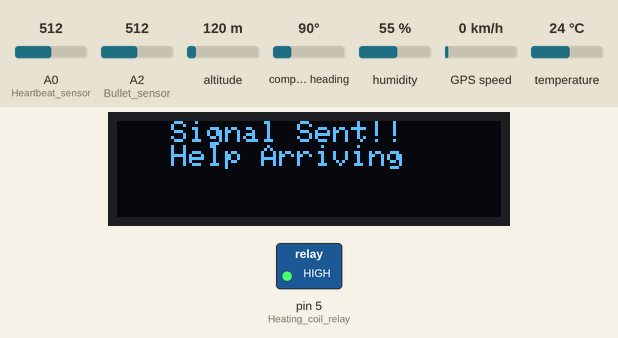
This sketch was run on a simulated Arduino Uno, built with avr-gcc and run on an emulated ATmega328P. On the bench: 128×32 one-colour display, switched loads named in the sketch (green lamp = pin HIGH). The test bench sets the inputs (shaded band); at power-on: temperature 24 °C, A0 (Heartbeat_sensor) = 512, A2 (Bullet_sensor) = 512, altitude 120 m, compass heading 90°, humidity 55 %, GPS speed 0 km/h. The GPS gets a fix after 3 s at 37.7749, -122.4194 with 8 satellites; no radio packets arrive unless stated; what the sketch prints to the serial monitor is not drawn.

Above: at 8.9 s.
9.0 s: temperature set to 28 °C
At 11.6 s:
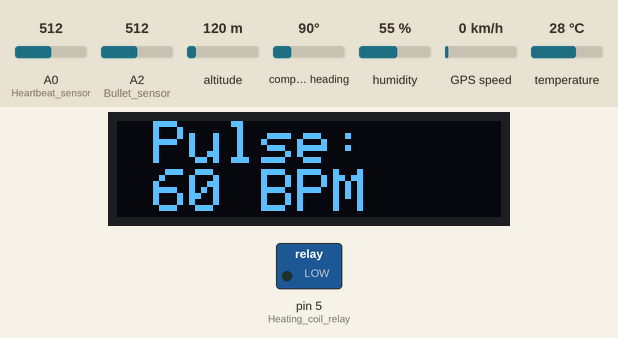
16.8 s: temperature set to 12 °C
At 21.7 s:
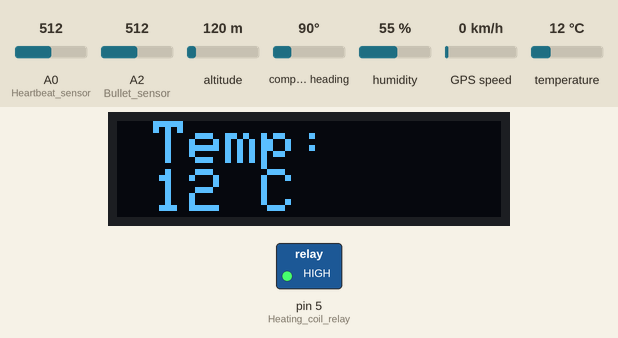
24.9 s: A0 (Heartbeat_sensor) set to 716
At 32.5 s:
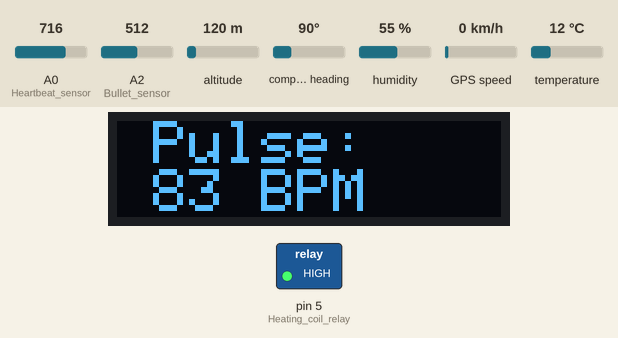
33.0 s: A0 (Heartbeat_sensor) set to 992
At 39.4 s:
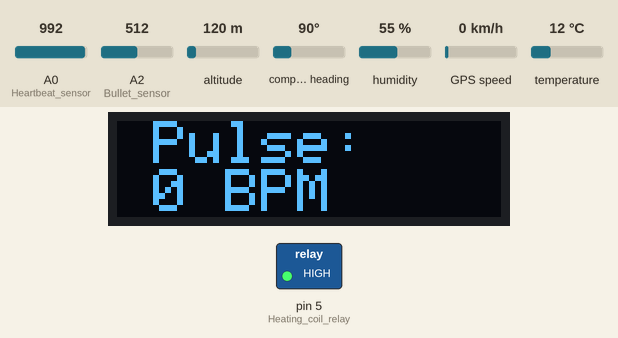
41.1 s: temperature set to 19 °C
49.2 s: A0 (Heartbeat_sensor) set to 306
At 53.3 s:
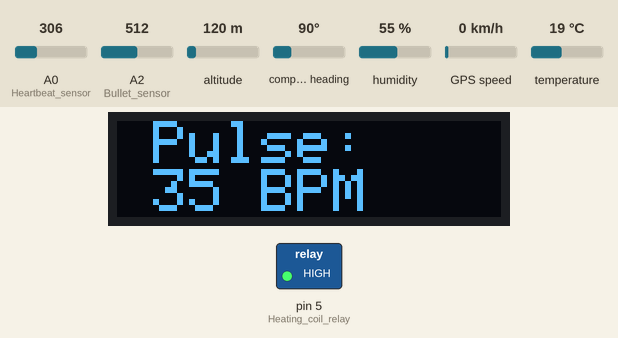
Timing chart, 0 to 54.8 s (numbered marks = the images above; inputs shaded):
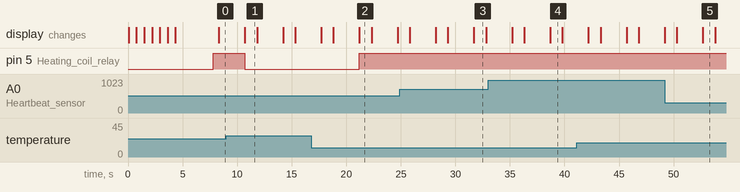

The sketch:

code_jacket.ino
```cpp
/******************** Libraries ********************/
#include <SPI.h>
#include <nRF24L01.h>
#include <RF24.h>
#include <TinyGPS++.h>
#include <SoftwareSerial.h>
#include "dht.h"
#include <Wire.h>
#include <Adafruit_GFX.h>
#include <Adafruit_SSD1306.h>

/******************** OLED Setup ********************/
Adafruit_SSD1306 display = Adafruit_SSD1306(128, 32, &Wire);

/******************** DHT11 Setup ********************/
#define dht_apin A1
dht DHT1;

/******************** GPS Setup ********************/
static const int RXPin = 2, TXPin = 3;
static const uint32_t GPSBaud = 9600;
TinyGPSPlus gps;
SoftwareSerial ss(RXPin, TXPin);

/******************** RF24 Wireless Setup ********************/
RF24 radio(9, 10);  // CE, CSN
const byte address[6] = "10101";

/******************** Base Station Coordinates ********************/
const double HOME_LAT = 14.6155;
const double HOME_LNG = 74.8353;

/******************** Global Variables ********************/
double Distance_To_Base;
double GPSlat = 0;
double GPSlng = 0;
double GPSalt = 0;

int beat;
int temp1;
int hum;
int bullet = 0;

float val[8];

int l = 0;
int disp_cnt = 0;

/******************** Setup ********************/
void setup() {

  ss.begin(GPSBaud);
  Serial.begin(9600);
  Serial.println("Soldier Health Monitoring & Navigation System");

  /*************** OLED Initialization ***************/
  display.begin(SSD1306_SWITCHCAPVCC, 0x3C);
  display.clearDisplay();
  display.display();

  display.setTextSize(2);
  display.setTextColor(SSD1306_WHITE);

  String intro[] = {"  Smart", "  Health", "Monitoring", "   And", "  Bullet", " Detection", "  Jacket"};

  for (int i = 0; i < 7; i++) {
    display.clearDisplay();
    display.setCursor(0, 0);
    display.println(intro[i]);
    display.display();
    delay(700);
  }

  pinMode(A0, INPUT);   // Heartbeat sensor
  pinMode(dht_apin, INPUT);
  pinMode(A2, INPUT);   // Bullet sensor
  pinMode(5, OUTPUT);   // Heating coil relay

  /*************** RF24 Initialization ***************/
  radio.begin();
  radio.openWritingPipe(address);
  radio.setPALevel(RF24_PA_MIN);
  radio.stopListening();

  delay(1200);
}

/******************** Loop ********************/
void loop() {

  /*************** Heartbeat Sensor ***************/
  beat = analogRead(A0);
  beat = map(beat, 0, 1023, 0, 120);
  if (beat >= 100) beat = 0;

  Serial.print("Heart Beat: ");
  Serial.println(beat);

  /*************** DHT11 Sensor ***************/
  DHT1.read11(dht_apin);

  hum = DHT1.humidity;
  temp1 = DHT1.temperature;

  Serial.print("Humidity: ");
  Serial.print(hum);
  Serial.print("%   ");

  Serial.print("Temperature: ");
  Serial.print(temp1);
  Serial.println("C");

  /*************** GPS Data ***************/
  smartDelay(500);

  GPSlat = gps.location.lat();
  GPSlng = gps.location.lng();
  GPSalt = gps.altitude.feet();

  // Default values if GPS fails
  if (GPSlat == 0) GPSlat = 14.6111;
  if (GPSlng == 0) GPSlng = 74.8393;
  if (GPSalt == 0) GPSalt = 710.45;

  Distance_To_Base = (unsigned long)TinyGPSPlus::distanceBetween(GPSlat, GPSlng, HOME_LAT, HOME_LNG);

  Serial.print("GPS Lat: ");
  Serial.println(GPSlat, 4);

  Serial.print("GPS Lon: ");
  Serial.println(GPSlng, 4);

  Serial.print("GPS Alt: ");
  Serial.println(GPSalt);

  /*************** Bullet Detection ***************/
  bullet = analogRead(A2);
  bullet = map(bullet, 0, 1023, 0, 30000);

  Serial.print("Bullet Value: ");
  Serial.println(bullet);

  if (bullet <= 29900) {
    Serial.println("⚠ SOLDIER HIT BY BULLET!");
  }

  /*************** Send Wireless Data ***************/
  sendmessage();
  delay(1000);

  /*************** Heating Coil Logic ***************/
  if (temp1 >= 27)
    digitalWrite(5, LOW);
  else
    digitalWrite(5, HIGH);

  /*************** OLED Display ***************/
  oled_disp();

  disp_cnt++;

  delay(500);

  if (bullet <= 29900) {
    display.setTextSize(1);
    display.clearDisplay();
    display.setCursor(0, 0);
    display.println("   Signal Sent!!");
    display.println("   Help Arriving");
    display.display();
    delay(800);
  }
}

/******************** Send Data via RF24 ********************/
void sendmessage() {
  val[0] = beat;
  val[1] = temp1;
  val[2] = hum;
  val[3] = bullet;
  val[4] = GPSlat * 100;
  val[5] = GPSlng * 100;
  val[6] = GPSalt * 100;
  val[7] = Distance_To_Base * 100;

  radio.write(&val, sizeof(val));
}

/******************** Smart Delay for GPS ********************/
static void smartDelay(unsigned long ms) {
  unsigned long start = millis();
  do {
    while (ss.available()) {
      gps.encode(ss.read());
    }
  } while (millis() - start < ms);
}

/******************** OLED Display Function ********************/
void oled_disp() {

  if (disp_cnt == 1) {
    String b_pt = " " + String(beat) + " BPM";

    display.setTextSize(2);
    display.clearDisplay();
    display.setCursor(0, 0);
    display.println(" Pulse:");
    display.println(b_pt);
    display.display();
    delay(600);
  }

  if (disp_cnt == 2) {
    String t_pt = " " + String(temp1) + " C";

    display.setTextSize(2);
    display.clearDisplay();
    display.setCursor(0, 0);
    display.println(" Temp:");
    display.println(t_pt);
    display.display();

    disp_cnt = 0;
    delay(600);
  }
}
```

Measured:
- the behaviour switches between 26 and 27 °C on temperature (found by bisection; images 0 and 1)
- after the input at 9.0 s, pin 5 (Heating_coil_relay): HIGH → LOW after 1.7 s
- after the input at 16.8 s, pin 5 (Heating_coil_relay): LOW → HIGH after 4.4 s
- what the display in image 1 shows lasts 1.1 s, from 10.7 s to 11.8 s
